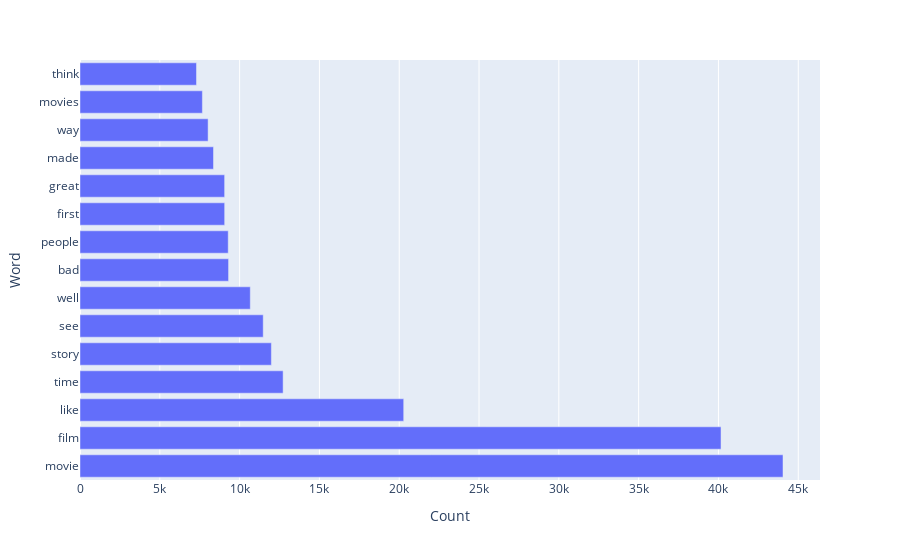

The code cell stored with this chart in its notebook:
### Code cell
bar_plot(data=MostFrequentWordDF_Train)

### Figure 1 — Plotly figure (JSON) as saved in the notebook; plotly's stock layout.template omitted (floating-point values rounded to 4 significant figures)
{"data": [{"alignmentgroup": "True", "hovertemplate": "Count=%{x}<br>Word=%{y}<extra></extra>", "legendgroup": "", "marker": {"color": "#636efa", "pattern": {"shape": ""}}, "name": "", "offsetgroup": "", "orientation": "h", "showlegend": false, "textposition": "auto", "type": "bar", "x": [44044, 40161, 20280, 12726, 11990, 11479, 10669, 9308, 9287, 9064, 9061, 8364, 8026, 7668, 7298], "xaxis": "x", "y": ["movie", "film", "like", "time", "story", "see", "well", "bad", "people", "first", "great", "made", "way", "movies", "think"], "yaxis": "y"}], "layout": {"barmode": "relative", "legend": {"tracegroupgap": 0}, "margin": {"t": 60}, "xaxis": {"anchor": "y", "domain": [0, 1], "title": {"text": "Count"}}, "yaxis": {"anchor": "x", "domain": [0, 1], "title": {"text": "Word"}}}}
